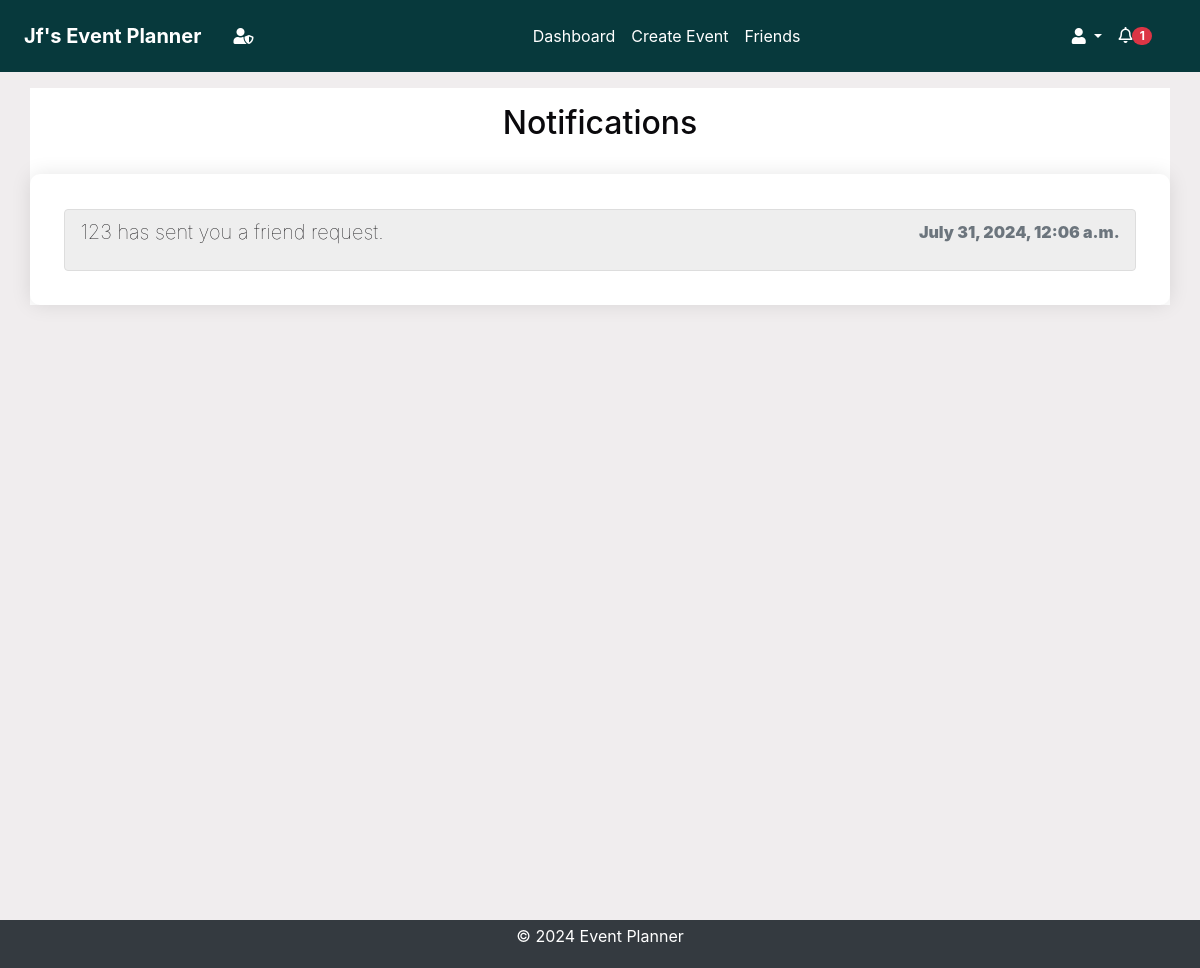
The app's page /notifications/ (signed in), older data.
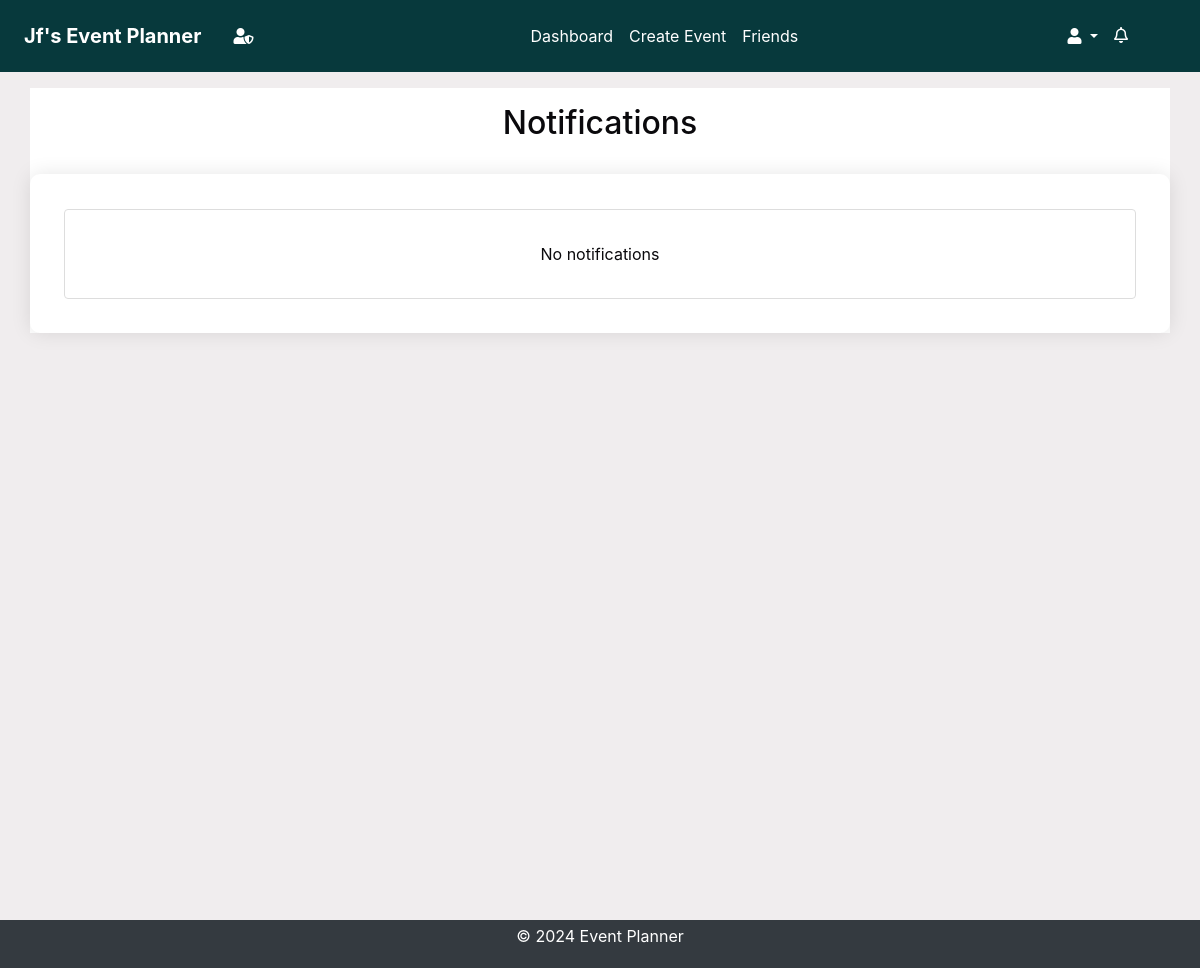
The same page, newer data.
### notifications/models.py (models this page shows, shortened)
class Notification(models.Model):
    NOTIFICATION_TYPES = [
        ("event_created", "Event Created"),
        ("event_updated", "Event Updated"),
        ("event_cancelled", "Event Cancelled"),
        ("invitation_response", "Invitation Response"),
        ("suggested_alternate_date", "Suggested Alternate Date"),
        ("event_confirmed", "Event Confirmed"),
        ("friend_request_received", "Friend Request Received"),
    ]
    user = models.ForeignKey(User, on_delete=models.CASCADE)
    event = models.ForeignKey(
        Event, on_delete=models.CASCADE, null=True, blank=True
    )
    type = models.CharField(max_length=50, choices=NOTIFICATION_TYPES)
    message = models.TextField()
    created_at = models.DateTimeField(auto_now_add=True)
    read = models.BooleanField(default=False)
    url = models.URLField(default="/")

### notifications/views.py (the view)
# urls.py: path("", views.notifications, name="notifications"),
@login_required
def notifications(request):
    notifications = Notification.objects.filter(user=request.user).order_by(
        "-created_at"
    )
    context = {"notifications": notifications}
    return render(request, "notifications/notifications.html", context)

### accounts/context_processors.py (called while the page is built)
def google_api_key(request):
    return {"GOOGLE_API_KEY": os.getenv("GOOGLE_API_KEY")}

### notifications/context_processors.py (called while the page is built)
def notifications(request):
    if request.user.is_authenticated:
        all_unread_notifications = Notification.objects.filter(
            user=request.user, read=False
        ).order_by("-created_at")
        unread_count = all_unread_notifications.count()
        recent_unread_notifications = all_unread_notifications[:8]
        return {
            "recent_unread_notifications": recent_unread_notifications,
            "unread_count": unread_count,
        }
    return {}

### templates/notifications/notifications.html (shortened to what this page needs)
{% extends 'base.html' %}
{% block content %}
<div class="container">
    <h2 class="text-center pt-3">Notifications</h2>
    <div class="notifications-list scrollable-column">
        <ul class="list-group">
            {% for notification in notifications|dictsort:'read' %}
                <li class="list-group-item {% if not notification.read %}bg-gray{% endif %}">
                    <a href="{% url 'mark_notification_read' notification.id %}" class="notification-link">
                        <h5 class="notification-title">{{ notification.message }}</h5>
                        <p class="notification-time text-muted">{{ notification.created_at|date:"F j, Y, g:i a" }}</p>
                    </a>
                </li>
                {% empty %}
                <li class="list-group-item text-center" style="padding:2rem;">
                    No notifications
                </li>
            {% endfor %}
        </ul>
    </div>
</div>
{% endblock %}

### templates/base.html (shortened to what this page needs)
<!DOCTYPE html>
<html lang="en">
<head>
    {% load static %}
    <link rel="stylesheet" href="https://stackpath.bootstrapcdn.com/bootstrap/4.5.2/css/bootstrap.min.css">
    <link rel="stylesheet" href="{% static 'css/styles.css' %}">
    <link rel="stylesheet" href="https://cdnjs.cloudflare.com/ajax/libs/font-awesome/5.15.4/css/all.min.css">
    <link rel="stylesheet" href="https://cdnjs.cloudflare.com/ajax/libs/fullcalendar/3.10.2/fullcalendar.min.css" />
</head>
<body class="c-app">
    <header class="c-header c-header-light c-header-fixed">
        <nav class="navbar navbar-expand-lg navbar-light">
            <a class="navbar-brand" href="{% url 'dashboard' %}"><strong> {{ user.username|title }}'s Event Planner</strong>
            </a>
            {% if user.is_superuser %}
            <a class="nav-link" aria-label="Admin Panel"  href="{% url 'admin:index' %}"> <i class="fas fa-user-shield"></i></a>
            {% endif %}
            <div class="collapse navbar-collapse" id="navbarSupportedContent">
                {% if user.is_authenticated %}
                <ul class="navbar-nav mx-auto">
                    <li class="nav-item {% if request.resolver_match.url_name == 'dashboard' %}active{% endif %}">
                        <a class="nav-link" href="{% url 'dashboard' %}">Dashboard</a>
                    </li>
                    <li class="nav-item {% if request.resolver_match.url_name == 'create_event' %}active{% endif %}">
                        <a class="nav-link" href="{% url 'create_event' %}">Create Event</a>
                    </li>
                    <li class="nav-item {% if request.resolver_match.url_name == 'friends_page' %}active{% endif %}">
                        <a class="nav-link" href="{% url 'friends_page' %}">Friends</a>
                    </li>
                    {% endif %}
                </ul>
                {% if user.is_authenticated %}
                <ul class="navbar-nav d-flex">
                    <li class="nav-item dropdown">
                        <a class="nav-link dropdown-toggle" href="#" id="profileLink" role="button" data-toggle="dropdown" aria-haspopup="true" aria-expanded="false">
                            <i class="fas fa-user"></i>
                        </a>
                    </li>
                </ul>
                {% endif %}
            </div>
            {% if user.is_authenticated %}
                <ul class="navbar-nav ml-auto d-flex">
                    <li class="nav-item mr-3">
                        <a class="nav-link" href="#" id="notificationBell" role="button" data-toggle="dropdown" aria-haspopup="true" aria-expanded="false">
                            <i class="fas fa-bell" style="font-weight:100";></i>
                            {% if unread_count > 0 %}
                                <span class="badge badge-pill badge-danger">{{ unread_count }}</span>
                            {% else %}
                                <span class="badge badge-pill badge-danger" style="opacity: 0;min-width:1.5rem;min-height:0.9rem">{{ unread_count }}</span>
                            {% endif %}
                        </a>
                    </li>
                </ul>
            {% endif %}
        </nav>
    </header>
    <main class="c-main">
        <div class="container-fluid">
            <div class="fade-in">
                {% block content %}{% endblock %}
            </div>
        </div>
    </main>
    <footer class="footer py-1">
        <div class="container text-center">
            <p class="text-white">&copy; 2024 Event Planner</p>
        </div>
    </footer>
</body>
</html>

Row changes from the older to the newer data that the page shows:
removed Notification: message "123 has sent you a friend request.", created_at "July 31, 2024, 12:06 a.m."
Text that changed along with them:
{{ unread_count }}: "1" → (not shown)
text now shown: "No notifications"
